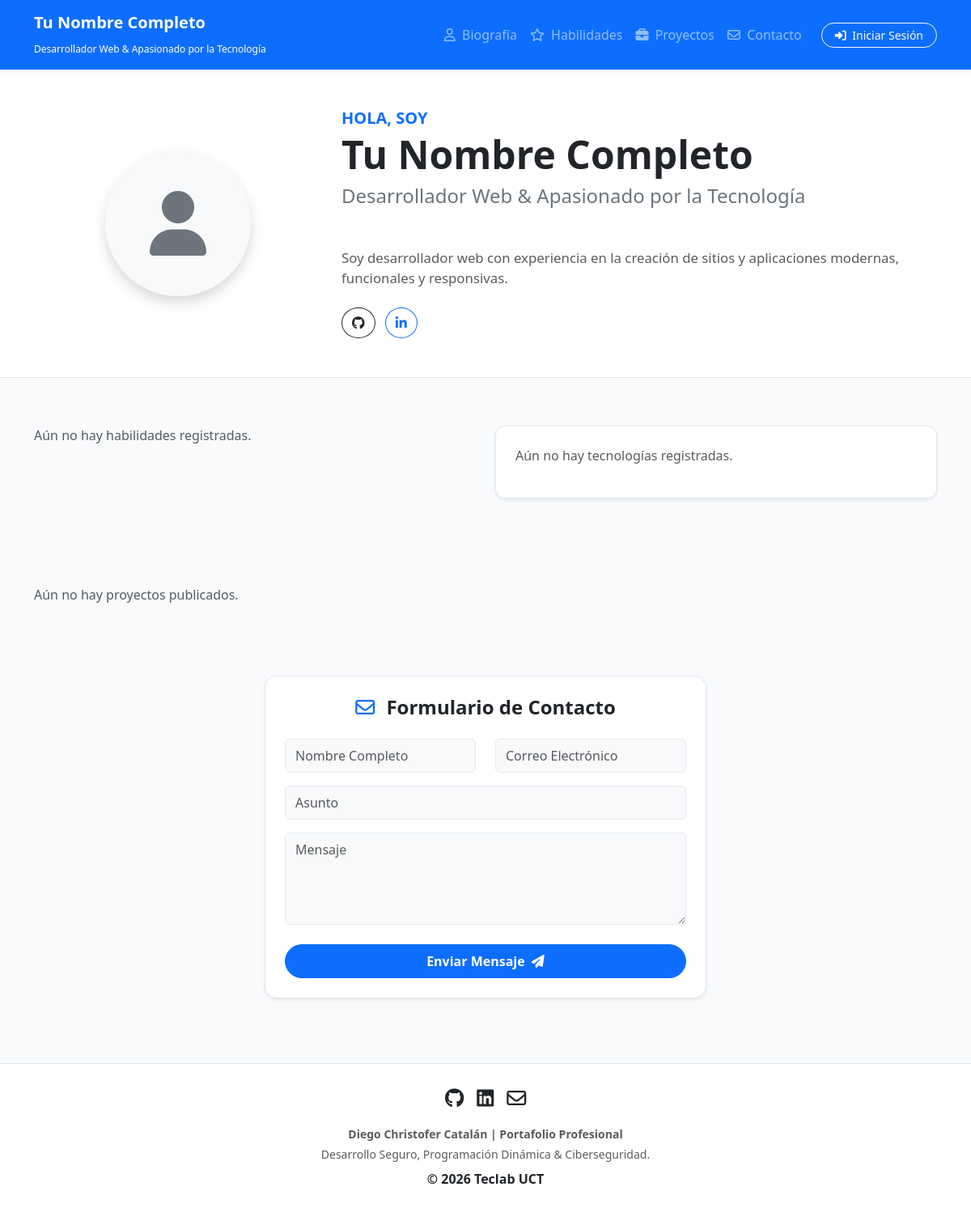
The page / on the database its author committed.
### tables this page shows
CREATE TABLE biografia (
    id INT AUTO_INCREMENT PRIMARY KEY,
    nombre_completo VARCHAR(150) NOT NULL,
    titulo_profesional VARCHAR(150) NOT NULL,
    descripcion TEXT NOT NULL,
    cv_url VARCHAR(255) DEFAULT NULL
);

### index.php (the view, shortened to what this page needs)
<?php
require_once 'conexion.php';
try {
    $stmtBio = $conexion->query("SELECT * FROM biografia LIMIT 1");
    $bio = $stmtBio->fetch(PDO::FETCH_ASSOC);
    $stmtHab = $conexion->query("SELECT * FROM habilidades ORDER BY id DESC");
    $habilidades = $stmtHab->fetchAll(PDO::FETCH_ASSOC);
    $stmtTech = $conexion->query("SELECT * FROM tecnologias ORDER BY porcentaje DESC");
    $tecnologias = $stmtTech->fetchAll(PDO::FETCH_ASSOC);
    $stmtProy = $conexion->query("SELECT * FROM proyectos ORDER BY id DESC");
    $proyectos = $stmtProy->fetchAll(PDO::FETCH_ASSOC);
} catch (PDOException $e) {
    die("Error de conexión: " . $e->getMessage());
}
?>
<!DOCTYPE html>
<html lang="es">
<head>
    <link href="https://cdn.jsdelivr.net/npm/bootstrap@5.3.3/dist/css/bootstrap.min.css" rel="stylesheet">
    <link rel="stylesheet" href="https://cdnjs.cloudflare.com/ajax/libs/font-awesome/6.4.0/css/all.min.css">
    <link rel="stylesheet" href="assets/css/style.css?v=1.3">
</head>
<body>
    <nav class="navbar navbar-expand-lg navbar-dark bg-primary sticky-top shadow-sm">
        <div class="container">
            <a class="navbar-brand fw-bold" href="#">
                <?php echo htmlspecialchars($bio['nombre_completo']); ?><br>
                <small class="fw-normal" style="font-size: 12px;"><?php echo htmlspecialchars($bio['titulo_profesional']); ?></small>
            </a>
            <div class="collapse navbar-collapse" id="navbarNav">
                <ul class="navbar-nav ms-auto align-items-center">
                    <li class="nav-item"><a class="nav-link" href="#biografia"><i class="fa-regular fa-user me-1"></i> Biografía</a></li>
                    <li class="nav-item"><a class="nav-link" href="#habilidades"><i class="fa-regular fa-star me-1"></i> Habilidades</a></li>
                    <li class="nav-item"><a class="nav-link" href="#proyectos"><i class="fa-solid fa-briefcase me-1"></i> Proyectos</a></li>
                    <li class="nav-item"><a class="nav-link" href="#contacto"><i class="fa-regular fa-envelope me-1"></i> Contacto</a></li>
                    <li class="nav-item ms-lg-3 mt-2 mt-lg-0"><a class="btn btn-outline-light btn-sm rounded-pill px-3" href="login.php"><i class="fa-solid fa-right-to-bracket me-1"></i> Iniciar Sesión</a></li>
                </ul>
            </div>
        </div>
    </nav>
    <section id="biografia" class="hero-section py-5 bg-white border-bottom">
        <div class="container">
            <div class="row align-items-center">
                <div class="col-md-4 text-center mb-4 mb-md-0">
                    <?php if (!empty($bio['imagen_url'])): ?>
                        <img src="<?php echo htmlspecialchars($bio['imagen_url']); ?>"
                             alt="Foto de <?php echo htmlspecialchars($bio['nombre_completo']); ?>"
                             class="img-fluid rounded-circle shadow border border-4 border-light"
                             style="width: 180px; height: 180px; object-fit: cover;">
                    <?php else: ?>
                        <div class="hero-img-wrapper mx-auto d-flex align-items-center justify-content-center bg-light text-muted rounded-circle shadow border border-4 border-light" style="width: 180px; height: 180px;">
                            <i class="fa-solid fa-user fa-5x text-secondary"></i>
                        </div>
                    <?php endif; ?>
                </div>
                <div class="col-md-8 text-center text-md-start">
                    <h5 class="text-primary fw-bold mb-1">HOLA, SOY</h5>
                    <h1 class="display-5 fw-bold text-dark mb-2"><?php echo htmlspecialchars($bio['nombre_completo']); ?></h1>
                    <h4 class="text-secondary mb-4" style="font-weight: 500;"><?php echo htmlspecialchars($bio['titulo_profesional']); ?></h4>
                    <p class="lead text-muted mb-4" style="font-size: 1.05rem; white-space: pre-line;">
                        <?php echo htmlspecialchars($bio['descripcion']); ?>
                    </p>
                    <a href="https://github.com/Diego-Catalan-cmd" target="_blank" class="btn btn-outline-dark rounded-circle me-2"><i class="fa-brands fa-github"></i></a>
                    <a href="https://linkedin.com" target="_blank" class="btn btn-outline-primary rounded-circle"><i class="fa-brands fa-linkedin-in"></i></a>
                </div>
            </div>
        </div>
    </section>
    <div class="container py-2">
        <div class="row" id="habilidades">
            <div class="col-lg-6 mb-5">
                <div class="row g-3">
                    <?php if(!empty($habilidades)): ?>
                        <?php foreach($habilidades as $hab): ?>
                            <div class="col-6 col-md-4">
                                <div class="skill-card h-100">
                                    <i class="<?php echo htmlspecialchars($hab['icono_clase']); ?> skill-icon"></i>
                                    <h6 class="fw-bold mb-0 text-dark" style="font-size: 0.9rem;"><?php echo htmlspecialchars($hab['nombre']); ?></h6>
                                </div>
                            </div>
                        <?php endforeach; ?>
                    <?php else: ?>
                        <div class="col-12"><p class="text-muted">Aún no hay habilidades registradas.</p></div>
                    <?php endif; ?>
                </div>
            </div>
            <div class="col-lg-6 mb-5">
                <div class="card border-0 bg-white p-4 shadow-sm" style="border-radius: 12px; border: 1px solid #e2e8f0 !important;">
                    <?php if(!empty($tecnologias)): ?>
                        <?php foreach($tecnologias as $tech): ?>
                            <div class="mb-3">
                                <div class="d-flex justify-content-between mb-1">
                                    <span class="fw-bold small"><?php echo htmlspecialchars($tech['nombre']); ?></span>
                                    <span class="text-muted small fw-bold"><?php echo htmlspecialchars($tech['porcentaje']); ?>%</span>
                                </div>
                                <div class="progress" style="height: 8px; background-color: #f1f5f9;">
                                    <div class="progress-bar bg-primary rounded-pill" role="progressbar" style="width: <?php echo htmlspecialchars($tech['porcentaje']); ?>%;"></div>
                                </div>
                            </div>
                        <?php endforeach; ?>
                    <?php else: ?>
                        <p class="text-muted">Aún no hay tecnologías registradas.</p>
                    <?php endif; ?>
                </div>
            </div>
        </div>
        <div class="row mb-5" id="proyectos">
            <div class="col-12 mb-4">
            </div>
            <?php if(!empty($proyectos)): ?>
                <?php foreach($proyectos as $proy): ?>
                    <div class="col-md-6 col-lg-4 mb-4">
                        <div class="card project-card">
                            <?php if(!empty($proy['imagen_url'])): ?>
                                <img src="<?php echo htmlspecialchars($proy['imagen_url']); ?>" class="project-img card-img-top" alt="Proyecto">
                            <?php else: ?>
                                <div class="project-img card-img-top text-muted d-flex align-items-center justify-content-center"><i class="fa-regular fa-image fa-3x"></i></div>
                            <?php endif; ?>
                            <div class="card-body">
                                <h5 class="card-title fw-bold text-dark mb-2" style="font-size: 1.15rem;"><?php echo htmlspecialchars($proy['titulo']); ?></h5>
                                <p class="card-text text-muted small"><?php echo htmlspecialchars($proy['descripcion']); ?></p>
                            </div>
                            <div class="card-footer bg-white border-0">
                                <div class="d-flex gap-2">
                                    <?php if(!empty($proy['link_demo'])): ?>
                                        <a href="<?php echo htmlspecialchars($proy['link_demo']); ?>" target="_blank" class="btn btn-primary btn-sm rounded-pill flex-grow-1 py-2">Demo <i class="fa-solid fa-arrow-up-right-from-square ms-1" style="font-size: 11px;"></i></a>
                                    <?php endif; ?>
                                    <?php if(!empty($proy['link_github'])): ?>
                                        <a href="<?php echo htmlspecialchars($proy['link_github']); ?>" target="_blank" class="btn btn-outline-dark btn-sm rounded-pill flex-grow-1 py-2">GitHub <i class="fa-brands fa-github ms-1"></i></a>
                                    <?php endif; ?>
                                </div>
                            </div>
                        </div>
                    </div>
                <?php endforeach; ?>
            <?php else: ?>
                <div class="col-12"><p class="text-muted">Aún no hay proyectos publicados.</p></div>
            <?php endif; ?>
        </div>
        <div class="row justify-content-center py-4" id="contacto">
            <div class="col-md-8 col-lg-6">
                <div class="card border-0 shadow-sm p-4" style="border-radius: 15px; background: #ffffff; border: 1px solid #e2e8f0 !important;">
                    <h4 class="fw-bold mb-4 text-center"><i class="fa-regular fa-envelope text-primary me-2"></i> Formulario de Contacto</h4>
                    <form action="index.php#contacto" method="POST">
                        <div class="row">
                            <div class="col-md-6 mb-3">
                                <input type="text" name="nombre" class="form-control bg-light border-0 py-2" placeholder="Nombre Completo" required>
                            </div>
                            <div class="col-md-6 mb-3">
                                <input type="email" name="correo" class="form-control bg-light border-0 py-2" placeholder="Correo Electrónico" required>
                            </div>
                        </div>
                        <div class="mb-3">
                            <input type="text" name="asunto" class="form-control bg-light border-0 py-2" placeholder="Asunto" required>
                        </div>
                        <div class="mb-4">
                            <textarea name="mensaje" class="form-control bg-light border-0 py-2" rows="4" placeholder="Mensaje" required></textarea>
                        </div>
                        <button type="submit" class="btn btn-primary w-100 rounded-pill py-2 fw-bold">
                            Enviar Mensaje <i class="fa-solid fa-paper-plane ms-1"></i>
                        </button>
                    </form>
                </div>
            </div>
        </div>
    </div>
    <footer class="bg-white border-top py-4 mt-5 text-center">
        <div class="container">
            <div class="d-flex justify-content-center gap-3 mb-3">
                <a href="https://github.com/Diego-Catalan-cmd" class="text-dark fs-4"><i class="fa-brands fa-github"></i></a>
                <a href="#" class="text-dark fs-4"><i class="fa-brands fa-linkedin"></i></a>
                <a href="mailto:correo@ejemplo.com" class="text-dark fs-4"><i class="fa-regular fa-envelope"></i></a>
            </div>
            <p class="text-muted small mb-1 fw-bold">Diego Christofer Catalán | Portafolio Profesional</p>
            <p class="text-muted small mb-2">Desarrollo Seguro, Programación Dinámica & Ciberseguridad.</p>
            <p class="fw-bold text-dark mb-0">&copy; <?php echo date("Y"); ?> Teclab UCT</p>
        </div>
    </footer>
</body>
</html>

### assets/css/style.css (style rules this page uses)
html { scroll-behavior: smooth; scroll-padding-top: 90px; }
body { background-color: #f8fafc !important; color: #1e293b; font-family: system-ui, -apple-system, "Segoe UI", Roboto, Helvetica, Arial, sans-serif; }
.navbar { z-index: 1030 !important; box-shadow: 0 2px 10px rgba(0, 0, 0, 0.05) !important; }
#biografia { position: relative; z-index: 1; }
.hero-img-wrapper { border: 4px solid #e2e8f0; box-shadow: 0 4px 12px rgba(0, 0, 0, 0.04); }
#habilidades { position: relative; z-index: 1; }
#proyectos { position: relative; z-index: 1; }
#contacto { position: relative; z-index: 1; }
input.form-control, textarea.form-control { border: 1px solid #e2e8f0 !important; transition: all 0.2s ease !important; }

### rows shown on the page
biografia: nombre_completo "Tu Nombre Completo", titulo_profesional "Desarrollador Web & Apasionado por la Tecnología", descripcion "Soy desarrollador web con experiencia en la creación de sitios y aplicaciones modernas, funcionales y responsivas."
